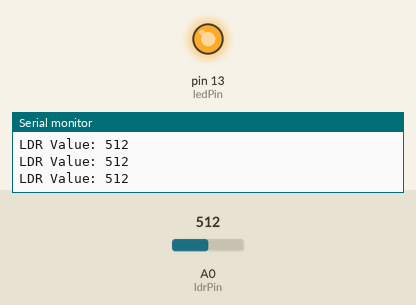
This sketch was run on a simulated Arduino Uno, built with avr-gcc and run on an emulated ATmega328P. Parts: output pins drawn as LEDs (lit = HIGH), the last lines printed to the serial monitor. Inputs (shaded band) come from the test bench; at power-on: A0 (ldrPin) = 512.

Above: at 1.3 s.
1.4 s: A0 (ldrPin) set to 486
At 2.3 s:
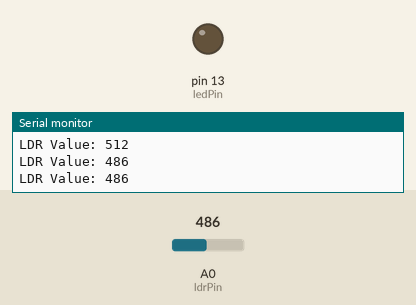
3.0 s: A0 (ldrPin) set to 510
At 3.4 s:
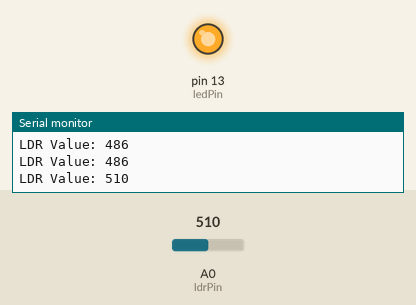
4.5 s: A0 (ldrPin) set to 490
At 5.9 s:
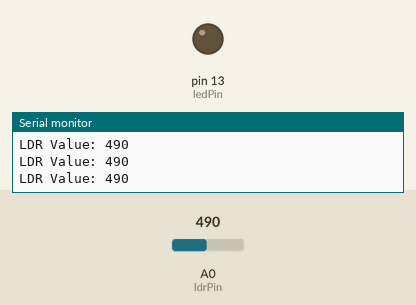
Timing chart, 0 to 7.5 s (numbered marks = the images above; inputs shaded):
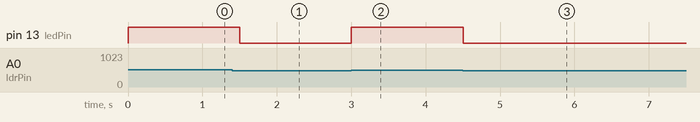

Measured:
- the behaviour switches between 501 and 500 on A0 (ldrPin) (found by bisection; images 0 and 1)
- after the input at 1.4 s, pin 13 (ledPin): HIGH → LOW after 0.10 s
- after the input at 3.0 s, pin 13 (ledPin): LOW → HIGH at once
- after the input at 4.5 s, pin 13 (ledPin): HIGH → LOW at once

The sketch:

LED_ON_OFF_LDR_Sensor.ino
```cpp
// LDR sensor pin
const int ldrPin = A0;

// LED pin
const int ledPin = 13;

// Threshold value to determine relay on/off
const int threshold = 500;

void setup() {
  // Set the relay pin as an output
  pinMode(ledPin, OUTPUT);

  // Start the serial communication
  Serial.begin(9600);
}

void loop() {
  // Read the analog value from the LDR sensor
  int ldrValue = analogRead(ldrPin);

  // Print the sensor value to the serial monitor
  Serial.print("LDR Value: ");
  Serial.println(ldrValue);

  // Check if the LDR value is above the threshold
  if (ldrValue > threshold) {
    digitalWrite(ledPin, HIGH);  // Turn the relay on
  } else {
    digitalWrite(ledPin, LOW);   // Turn the relay off
  }

  // Delay for a short interval before the next reading
  delay(500);
}
```
